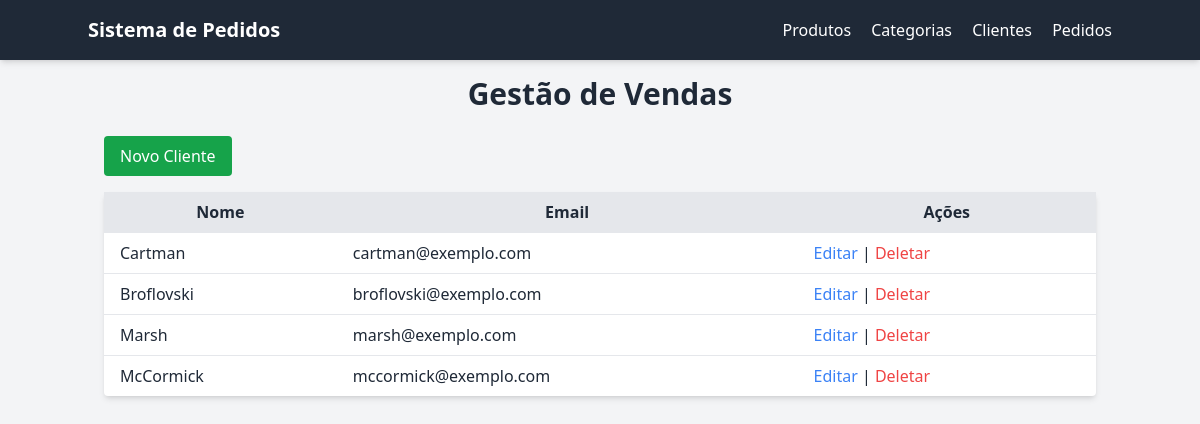
Page /customers on the committed database.
### tables this page shows
CREATE TABLE customers (
                id INTEGER PRIMARY KEY AUTOINCREMENT,
                name TEXT NOT NULL,
                email TEXT NOT NULL UNIQUE
            );

### main.py (the view)
@app.route('/customers')
def list_customers():
    with sqlite3.connect(DATABASE) as conn:
        cur = conn.cursor()
        cur.execute('SELECT * FROM customers')
        customers = cur.fetchall()
    return render_template('customers/list.html', customers=customers)

### templates/customers/list.html (shortened to what this page needs)
{% extends 'base_tailwind.html' %}
{% block content %}
<a href="{{ url_for('create_customer') }}" class="bg-green-600 text-white px-4 py-2 rounded mb-4 inline-block">Novo Cliente</a>
<table class="w-full table-auto bg-white shadow-md rounded">
  <thead class="bg-gray-200">
    <tr>
      <th class="px-4 py-2">Nome</th>
      <th class="px-4 py-2">Email</th>
      <th class="px-4 py-2">Ações</th>
    </tr>
  </thead>
  <tbody>
    {% for c in customers %}
    <tr class="border-t">
      <td class="px-4 py-2">{{ c[1] }}</td>
      <td class="px-4 py-2">{{ c[2] }}</td>
      <td class="px-4 py-2">
        <a href="{{ url_for('edit_customer', customer_id=c[0]) }}" class="text-blue-500">Editar</a> |
        <a href="{{ url_for('delete_customer', customer_id=c[0]) }}" class="text-red-500">Deletar</a>
      </td>
    </tr>
    {% endfor %}
  </tbody>
</table>
{% endblock %}

### rows in the picture
customers: name "Cartman", email "cartman@exemplo.com"
customers: name "Broflovski", email "broflovski@exemplo.com"
customers: name "Marsh", email "marsh@exemplo.com"
customers: name "McCormick", email "mccormick@exemplo.com"
